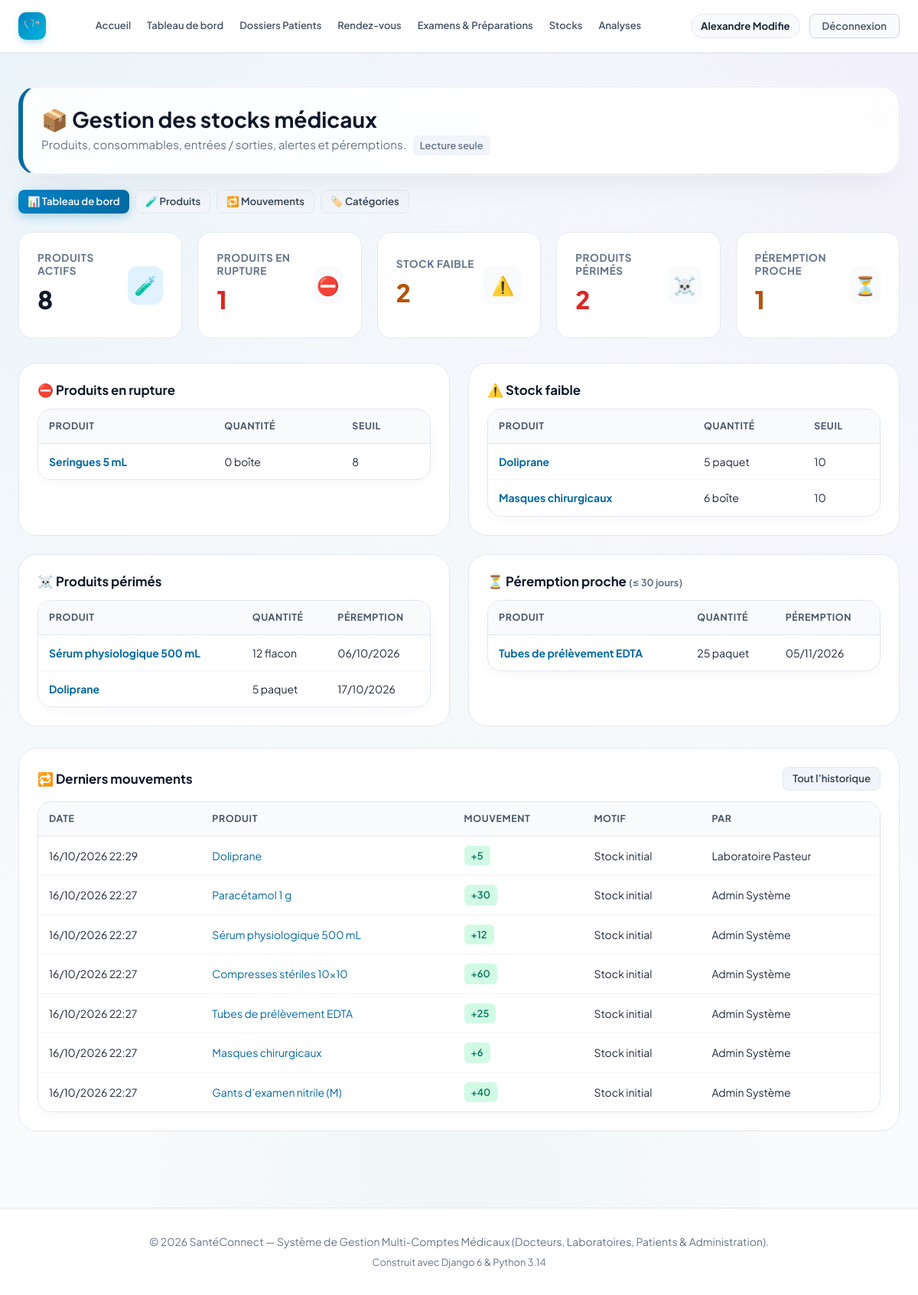
Screenshot of /stock/ (signed in) with the database file from the repository.
### accounts/models.py (models this page shows, shortened)
class User(AbstractUser):
    class Role(models.TextChoices):
        ADMIN = 'ADMIN', 'Administrateur'
        DOCTEUR = 'DOCTEUR', 'Docteur'
        LABORATOIRE = 'LABORATOIRE', 'Laboratoire'
        PATIENT = 'PATIENT', 'Patient'
    role = models.CharField(
        max_length=20,
        choices=Role.choices,
        default=Role.PATIENT,
        verbose_name="Rôle utilisateur"
    )
    phone = models.CharField(max_length=25, blank=True, null=True, verbose_name="Téléphone")
    address = models.CharField(max_length=255, blank=True, null=True, verbose_name="Adresse")
    city = models.CharField(max_length=100, blank=True, null=True, verbose_name="Ville")
    is_verified = models.BooleanField(
        default=False,
        verbose_name="Compte certifié / validé",
        help_text="Coché par l'administrateur pour valider l'activité d'un docteur ou laboratoire."
    )
    objects = CustomUserManager()
    class Meta:
        verbose_name = "Utilisateur"
        verbose_name_plural = "Tous les Utilisateurs"
    @property
    def is_doctor(self):
        return self.role == self.Role.DOCTEUR
    @property
    def is_laboratory(self):
        return self.role == self.Role.LABORATOIRE
    @property
    def is_patient(self):
        return self.role == self.Role.PATIENT
    @property
    def is_admin_user(self):
        return self.role == self.Role.ADMIN or self.is_superuser

### stock/models.py (models this page shows, shortened)
class Produit(models.Model):
    class Unite(models.TextChoices):
        UNITE = "UNITE", "Unité"
        BOITE = "BOITE", "Boîte"
        PAQUET = "PAQUET", "Paquet"
        FLACON = "FLACON", "Flacon"
        SACHET = "SACHET", "Sachet"
        KIT = "KIT", "Kit"
        LITRE = "LITRE", "Litre"
    nom = models.CharField("Nom du produit", max_length=150)
    reference = models.CharField(
        "Référence", max_length=50, unique=True, null=True, blank=True,
        help_text="Laissez vide pour générer automatiquement (PRD-00001...).",
    )
    categorie = models.ForeignKey(
        Categorie, verbose_name="Catégorie", on_delete=models.SET_NULL,
        null=True, blank=True, related_name="produits",
    )
    unite = models.CharField("Unité", max_length=10, choices=Unite.choices, default=Unite.UNITE)
    fournisseur = models.CharField("Fournisseur", max_length=150, blank=True)
    emplacement = models.CharField(
        "Emplacement de stockage", max_length=100, blank=True,
        help_text="Ex. : Armoire B, étagère 2.",
    )
    prix_unitaire = models.DecimalField(
        "Prix unitaire (€)", max_digits=8, decimal_places=2, null=True, blank=True,
        validators=[MinValueValidator(0)],
    )
    quantite = models.PositiveIntegerField("Quantité en stock", default=0, editable=False)
    seuil_alerte = models.PositiveIntegerField(
        "Seuil d’alerte", default=10,
        help_text="Une alerte est affichée lorsque la quantité est inférieure ou égale à ce seuil.",
    )
    date_peremption = models.DateField(
        "Date de péremption", null=True, blank=True,
        help_text="Laissez vide pour un produit sans date de péremption.",
    )
    description = models.TextField("Description", blank=True)
    actif = models.BooleanField("Actif", default=True)
    created_at = models.DateTimeField(auto_now_add=True)
    updated_at = models.DateTimeField(auto_now=True)
    objects = ProduitQuerySet.as_manager()
    class Meta:
        verbose_name = "Produit médical"
        verbose_name_plural = "Produits médicaux"
        ordering = ["nom"]

class MouvementStock(models.Model):
    class Type(models.TextChoices):
        ENTREE = "ENTREE", "Entrée"
        SORTIE = "SORTIE", "Sortie"
    class Motif(models.TextChoices):
        INITIAL = "INITIAL", "Stock initial"
        ACHAT = "ACHAT", "Réception / achat"
        RETOUR = "RETOUR", "Retour en stock"
        AJUSTEMENT_PLUS = "AJUSTEMENT_PLUS", "Ajustement d’inventaire (+)"
        UTILISATION = "UTILISATION", "Utilisation / consommation"
        PEREMPTION = "PEREMPTION", "Mise au rebut (péremption)"
        PERTE = "PERTE", "Casse / perte"
        AJUSTEMENT_MOINS = "AJUSTEMENT_MOINS", "Ajustement d’inventaire (−)"
    produit = models.ForeignKey(Produit, on_delete=models.PROTECT, related_name="mouvements")
    type = models.CharField("Type", max_length=10, choices=Type.choices)
    motif = models.CharField("Motif", max_length=20, choices=Motif.choices)
    quantite = models.PositiveIntegerField("Quantité", validators=[MinValueValidator(1)])
    stock_apres = models.PositiveIntegerField("Stock après mouvement")
    numero_lot = models.CharField("N° de lot", max_length=50, blank=True)
    commentaire = models.CharField("Commentaire", max_length=255, blank=True)
    utilisateur = models.ForeignKey(
        settings.AUTH_USER_MODEL, on_delete=models.SET_NULL, null=True, blank=True,
        related_name="mouvements_stock", verbose_name="Effectué par",
    )
    date = models.DateTimeField("Date", auto_now_add=True)
    class Meta:
        verbose_name = "Mouvement de stock"
        verbose_name_plural = "Mouvements de stock"
        ordering = ["-date", "-id"]
    @property
    def auteur(self):
        u = self.utilisateur
        return (u.get_full_name() or u.username) if u else "—"

### stock/views.py (the view)
# urls.py: path("", views.dashboard, name="dashboard"),
@stock_consultation_requise
def dashboard(request):
    alertes = get_alertes()
    blocs = [
        {"cle": "rupture", "titre": "Produits en rupture", "icone": "⛔", "mode": "stock"},
        {"cle": "faible", "titre": "Stock faible", "icone": "⚠️", "mode": "stock"},
        {"cle": "expire", "titre": "Produits périmés", "icone": "☠️", "mode": "date"},
        {"cle": "bientot", "titre": "Péremption proche", "icone": "⏳", "mode": "date"},
    ]
    for bloc in blocs:
        qs = alertes[bloc["cle"]]
        bloc["nb"] = qs.count()
        bloc["produits"] = list(qs.order_by("date_peremption", "nom")[:8]
                                if bloc["mode"] == "date" else qs.order_by("quantite", "nom")[:8])
    return render(request, "stock/dashboard.html", {
        "blocs": blocs,
        "nb_produits": Produit.objects.actifs().count(),
        "derniers_mouvements": MouvementStock.objects.select_related("produit", "utilisateur")[:8],
        "seuil_jours": seuil_peremption_jours(),
        "can_manage": peut_gerer_stock(request.user),
    })

### stock/models.py (called while the page is built)
def seuil_peremption_jours():
    return getattr(settings, "STOCK_ALERTE_PEREMPTION_JOURS", 30)

    def actifs(self):
        return self.filter(actif=True)

    def en_rupture(self):
        return self.filter(quantite=0)

    def stock_faible(self):
        return self.filter(quantite__gt=0, quantite__lte=F("seuil_alerte"))

    def expires(self):
        return self.filter(date_peremption__lt=timezone.localdate())

    def bientot_perimes(self):
        aujourdhui = timezone.localdate()
        limite = aujourdhui + timedelta(days=seuil_peremption_jours())
        return self.filter(date_peremption__gte=aujourdhui, date_peremption__lte=limite)

### stock/permissions.py (called while the page is built)
def peut_consulter_stock(user):
    return user.is_authenticated and (user.is_admin_user or user.is_laboratory or user.is_doctor)

def peut_gerer_stock(user):
    return user.is_authenticated and (user.is_admin_user or user.is_laboratory)

def _creer_decorateur(verifier, message):
    def decorateur(vue):
        @wraps(vue)
        def enveloppe(request, *args, **kwargs):
            if not request.user.is_authenticated:
                return redirect_to_login(request.get_full_path())
            if not verifier(request.user):
                messages.error(request, message)
                return redirect("dashboard")
            return vue(request, *args, **kwargs)
        return enveloppe
    return decorateur

### stock/services.py (called while the page is built)
def get_alertes():
    base = Produit.objects.actifs().select_related("categorie")
    return {
        "rupture": base.en_rupture(),
        "faible": base.stock_faible(),
        "expire": base.expires().filter(quantite__gt=0),
        "bientot": base.bientot_perimes().filter(quantite__gt=0),
    }

### stock/templates/stock/dashboard.html (shortened to what this page needs)
{% extends 'base.html' %}
{% load static %}
{% block extra_css %}<link rel="stylesheet" href="{% static 'stock/stock.css' %}">{% endblock %}
{% block content %}
<div class="container">
    {% include 'stock/_header.html' with active='dashboard' %}
    <div class="stats-row">
        <div class="stat-widget">
            <div class="stat-info"><h4>Produits actifs</h4><div class="stat-number">{{ nb_produits }}</div></div>
            <div class="stat-icon" style="color: var(--primary); background: var(--primary-light);">🧪</div>
        </div>
        {% for bloc in blocs %}
        <a href="{% url 'stock:produit_list' %}?statut={{ bloc.cle }}" class="stat-widget" style="color:inherit;">
            <div class="stat-info">
                <h4>{{ bloc.titre }}</h4>
                <div class="stat-number" {% if bloc.nb %}style="color:{% if bloc.cle == 'faible' or bloc.cle == 'bientot' %}#b45309{% else %}#dc2626{% endif %};"{% endif %}>{{ bloc.nb }}</div>
            </div>
            <div class="stat-icon">{{ bloc.icone }}</div>
        </a>
        {% endfor %}
    </div>
    <div class="stock-grid-2">
        {% for bloc in blocs %}
        <div class="stock-card">
            <h3>
                <span>{{ bloc.icone }} {{ bloc.titre }}{% if bloc.cle == 'bientot' %} <span class="muted">(≤ {{ seuil_jours }} jours)</span>{% endif %}</span>
            </h3>
            {% if bloc.produits %}
            <div class="table-responsive">
                <table class="data-table">
                    <thead><tr><th>Produit</th><th>Quantité</th><th>{% if bloc.mode == 'date' %}Péremption{% else %}Seuil{% endif %}</th></tr></thead>
                    <tbody>
                    {% for p in bloc.produits %}
                        <tr>
                            <td><a href="{% url 'stock:produit_detail' p.pk %}"><strong>{{ p.nom }}</strong></a></td>
                            <td>{{ p.quantite }} {{ p.get_unite_display|lower }}</td>
                            <td>{% if bloc.mode == 'date' %}{{ p.date_peremption|date:"d/m/Y" }}{% else %}{{ p.seuil_alerte }}{% endif %}</td>
                        </tr>
                    {% endfor %}
                    </tbody>
                </table>
            </div>
            {% else %}
                <p class="empty-state">✓ Aucune alerte.</p>
            {% endif %}
        </div>
        {% endfor %}
    </div>
    <div class="stock-card" style="margin-bottom: 40px;">
        <h3>🔁 Derniers mouvements <a href="{% url 'stock:mouvement_list' %}" class="btn btn-secondary btn-sm">Tout l’historique</a></h3>
        {% if derniers_mouvements %}
        <div class="table-responsive">
            <table class="data-table">
                <thead><tr><th>Date</th><th>Produit</th><th>Mouvement</th><th>Motif</th><th>Par</th></tr></thead>
                <tbody>
                {% for m in derniers_mouvements %}
                    <tr>
                        <td>{{ m.date|date:"d/m/Y H:i" }}</td>
                        <td><a href="{% url 'stock:produit_detail' m.produit.pk %}">{{ m.produit.nom }}</a></td>
                        <td><span class="status-pill {% if m.type == 'ENTREE' %}verified{% else %}info{% endif %}">{% if m.type == 'ENTREE' %}+{% else %}−{% endif %}{{ m.quantite }}</span></td>
                        <td>{{ m.get_motif_display }}</td>
                        <td>{{ m.auteur }}</td>
                    </tr>
                {% endfor %}
                </tbody>
            </table>
        </div>
        {% else %}<p class="empty-state">Aucun mouvement enregistré.</p>{% endif %}
    </div>
</div>
{% endblock %}

### templates/base.html (shortened to what this page needs)
{% load static %}
<!DOCTYPE html>
<html lang="fr">
<head>
    <link rel="stylesheet" href="{% static 'css/style.css' %}?v=20261022_1">
    {% block extra_css %}{% endblock %}
</head>
<body>
    <nav class="navbar" id="main-navbar">
        <div class="container navbar-inner">
            <div class="navbar-brand-section">
                <a href="{% url 'home' %}" class="logo-brand" id="brand-logo-link">
                    <span class="logo-icon">🩺</span>
                </a>
            </div>
            <div class="nav-links" id="main-nav-links">
                <a href="{% url 'home' %}" class="nav-item-link" id="nav-home">Accueil</a>
                {% if user.is_authenticated %}
                <a href="{% url 'dashboard' %}" class="nav-item-link" id="nav-dashboard">Tableau de bord</a>
                {% if user.is_admin_user or user.is_doctor %}
                <a href="{% url 'dossiers_patients_list' %}" class="nav-item-link" id="nav-dossiers">Dossiers Patients</a>
                {% endif %}
                {% if user.is_admin_user or user.is_doctor or user.is_patient %}
                <a href="{% url 'rendezvous:rdv_list' %}" class="nav-item-link" id="nav-rendezvous">Rendez-vous</a>
                {% endif %}
                {% if user.is_admin_user or user.is_doctor %}
                <a href="{% url 'examens_list' %}" class="nav-item-link" id="nav-examens">Examens &amp; Préparations</a>
                {% endif %}
                {% if user.is_admin_user or user.is_laboratory or user.is_doctor %}
                <a href="{% url 'stock:dashboard' %}" class="nav-item-link" id="nav-stock">Stocks</a>
                {% endif %}
                {% if user.is_admin_user or user.is_laboratory or user.is_doctor %}
                <a href="{% url 'laboratoire:demande_list' %}" class="nav-item-link" id="nav-laboratoire">Analyses</a>
                {% endif %}
                {% endif %}
            </div>
            <div class="navbar-user-actions" id="nav-user-actions">
                {% if user.is_authenticated %}
                <div class="nav-user-badge" id="nav-user-profile">
                    <a href="{% url 'profile' %}" class="nav-user-name-link" id="nav-profile-edit" title="Mon profil">{{ user.first_name|default:user.username }}</a>
                </div>
                <a href="{% url 'logout' %}" class="nav-logout-btn" id="btn-nav-logout">Déconnexion</a>
                {% else %}
                <a href="{% url 'login' %}" class="btn btn-outline btn-sm" id="btn-nav-login">Connexion</a>
                <a href="{% url 'register' %}" class="btn btn-primary btn-sm" id="btn-nav-register">Créer un compte</a>
                {% endif %}
            </div>
        </div>
    </nav>
    <main style="flex: 1; padding: 24px 0 60px;">
        {% block content %}{% endblock %}
    </main>
    <footer class="footer">
        <div class="container">
            <p>© 2026 SantéConnect — Système de Gestion Multi-Comptes Médicaux (Docteurs, Laboratoires, Patients &
                Administration).</p>
            <p style="margin-top: 6px; font-size: 0.8rem; color: #64748b;">Construit avec Django 6 & Python 3.14</p>
        </div>
    </footer>
</body>
</html>

### stock/static/stock/stock.css (style rules this page uses)
.stock-card { background: #fff; border: 1px solid var(--border-color); border-radius: var(--radius-xl); padding: 24px; }
.stock-card h3 { font-size: 1.05rem; margin-bottom: 14px; display: flex; align-items: center; justify-content: space-between; gap: 8px; }
.stock-grid-2 { display: grid; grid-template-columns: repeat(auto-fit, minmax(420px, 1fr)); gap: 24px; margin-bottom: 28px; }
.muted { color: var(--text-muted); font-size: 0.8rem; }

### rows the page displays
User: first_name "Alexandre Modifie"
Produit: nom "Seringues 5 mL", quantite "0", unite "boîte", seuil_alerte "8"
Produit: nom "Doliprane", quantite "5", unite "paquet", seuil_alerte "10", date_peremption "17/10/2026"
Produit: nom "Masques chirurgicaux", quantite "6", unite "boîte", seuil_alerte "10"
Produit: nom "Sérum physiologique 500 mL", quantite "12", unite "flacon", date_peremption "06/10/2026"
Produit: nom "Tubes de prélèvement EDTA", quantite "25", unite "paquet", date_peremption "05/11/2026"
MouvementStock: date "16/10/2026 22:29", produit.nom "Doliprane", quantite "5", motif "Stock initial", auteur "Laboratoire Pasteur"
MouvementStock: date "16/10/2026 22:27", produit.nom "Paracétamol 1 g", quantite "30", motif "Stock initial", auteur "Admin Système"
MouvementStock: date "16/10/2026 22:27", produit.nom "Sérum physiologique 500 mL", quantite "12", motif "Stock initial", auteur "Admin Système"
MouvementStock: date "16/10/2026 22:27", produit.nom "Compresses stériles 10x10", quantite "60", motif "Stock initial", auteur "Admin Système"
MouvementStock: date "16/10/2026 22:27", produit.nom "Tubes de prélèvement EDTA", quantite "25", motif "Stock initial", auteur "Admin Système"
MouvementStock: date "16/10/2026 22:27", produit.nom "Masques chirurgicaux", quantite "6", motif "Stock initial", auteur "Admin Système"
MouvementStock: date "16/10/2026 22:27", produit.nom "Gants d’examen nitrile (M)", quantite "40", motif "Stock initial", auteur "Admin Système"

### other values shown
{{ nb_produits }} "8"
{{ bloc.titre }} "PRODUITS EN RUPTURE" "STOCK FAIBLE" "PRODUITS PÉRIMÉS" "PÉREMPTION PROCHE"
{{ bloc.nb }} "1" "2" "2" "1"
{{ bloc.icone }} "⛔" "⚠️" "☠️" "⏳"
{{ bloc.titre }} "Produits en rupture" "Stock faible" "Produits périmés" "Péremption proche"
{{ seuil_jours }} "30"
